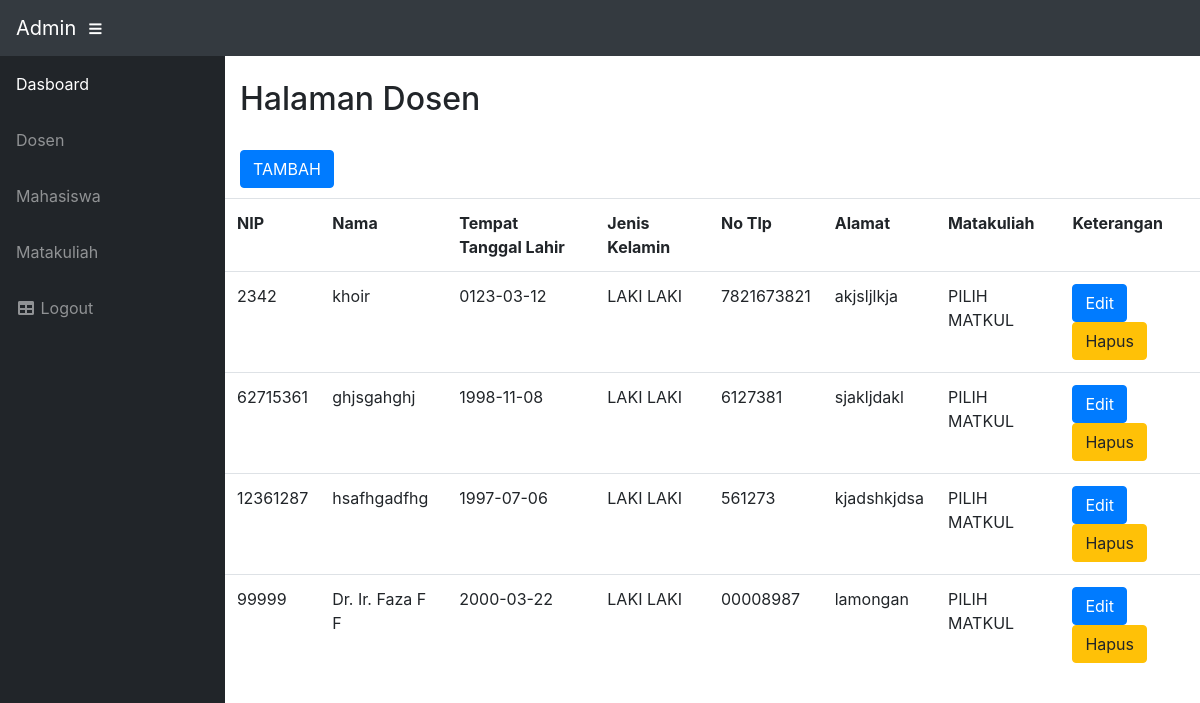
Page /index.php/dosen on the committed database.
### tables this page shows
CREATE TABLE IF NOT EXISTS `dosen` (
  `id_dosen` int(11) NOT NULL,
  `nip` varchar(10) NOT NULL,
  `nama` varchar(50) NOT NULL,
  `ttl` date NOT NULL,
  `jk` varchar(10) NOT NULL,
  `notelp` varchar(15) NOT NULL,
  `alamat` varchar(50) NOT NULL,
  `id_matakuliah` varchar(50) NOT NULL
);

### application/controllers/Dosen.php (called while the page is built, shortened)
<?php
class Dosen extends CI_Controller {
	public function __construct()
	{
		$this->load->model('Dosen_model');
		$this->load->library('form_validation');
	}
public function index()
{
	$data['dosen'] = $this->Dosen_model->getAlldosen();
	$this->load->view('top');
	$this->load->view('side');
	$this->load->view('dosen', $data);
}
}

### index.php (called while the page is built, shortened)
<?php
require_once BASEPATH.'core/CodeIgniter.php';

### application/models/Dosen_model.php (called while the page is built, shortened)
<?php
class Dosen_model extends CI_model {
	public function getAlldosen()
	{
		return $this->db->get('dosen')->result_array();
	}
}

### application/views/dosen.php (the view, shortened to what this page needs)
		<div class="container"><br>
			<h2>Halaman Dosen</h2>
			<br>
				<div class="row">
	<div class="col-md-9">
		<a href="<?= base_url(); ?>dosen/tambah" class="btn btn-primary">TAMBAH</a>
	</div>
	<div class="col-md-3">
	</div>
<br>
<br>
		<table class="table">
<tr>
		<th>NIP</th>
		<th>Nama</th>
		<th>Tempat Tanggal Lahir</th>
		<th>Jenis Kelamin</th>
		<th>No Tlp</th>
		<th>Alamat</th>
		<th>Matakuliah</th>
		<th>Keterangan</th>
	</tr>
<?php foreach( $dosen as $id_dosen ) : ?>
	<tr>
		<td><?= $id_dosen['nip']; ?></td>
		<td><?= $id_dosen['nama']; ?></td>
		<td><?= $id_dosen['ttl']; ?></td>
		<td><?= $id_dosen['jk']; ?></td>
		<td><?= $id_dosen['notelp']; ?></td>
		<td><?= $id_dosen['alamat']; ?></td>
		<td><?= $id_dosen['id_matakuliah']; ?></td>
		<td><a href="<?= base_url(); ?>dosen/edit/<?= $id_dosen['id_dosen']; ?>" class="btn btn-primary">Edit</a>
			<a href="<?= base_url(); ?>dosen/hapus/<?= $id_dosen['id_dosen']; ?>" class="btn btn-warning">Hapus</a>
		</td>
		</tr>
<?php endforeach; ?>
</table>
</div>
</div>

### css/sb-admin.css (style rules this page uses)
html { position: relative; min-height: 100%; }
body { height: 100%; }
:root { --input-padding-x: 0.75rem; --input-padding-y: 0.75rem; }

### rows in the picture
dosen: nip "2342", nama "khoir", ttl "0123-03-12", jk "LAKI LAKI", notelp "7821673821", alamat "akjsljlkja", id_matakuliah "PILIH MATKUL"
dosen: nip "62715361", nama "ghjsgahghj", ttl "1998-11-08", jk "LAKI LAKI", notelp "6127381", alamat "sjakljdakl", id_matakuliah "PILIH MATKUL"
dosen: nip "12361287", nama "hsafhgadfhg", ttl "1997-07-06", jk "LAKI LAKI", notelp "561273", alamat "kjadshkjdsa", id_matakuliah "PILIH MATKUL"
dosen: nip "99999", nama "Dr. Ir. Faza F F", ttl "2000-03-22", jk "LAKI LAKI", notelp "00008987", alamat "lamongan", id_matakuliah "PILIH MATKUL"
